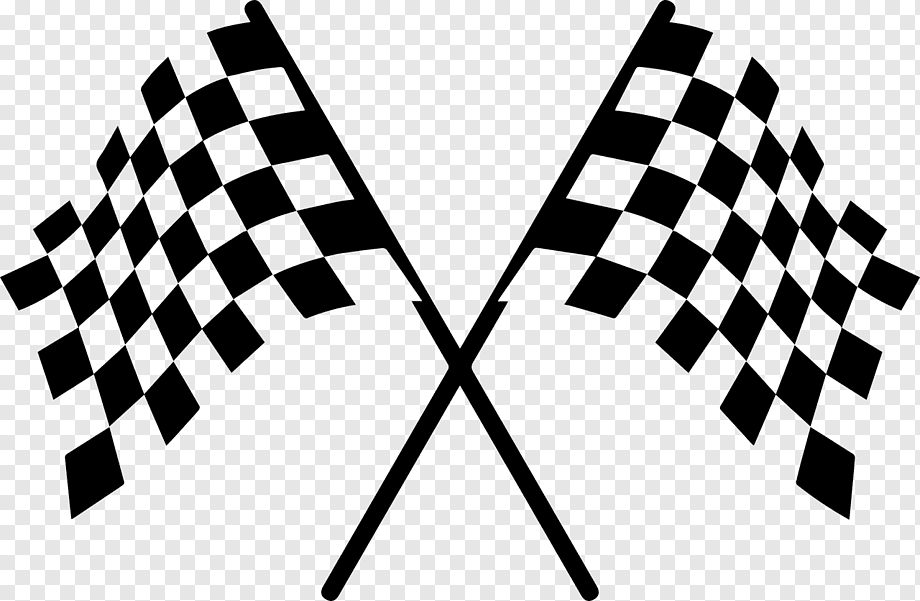
#> input picture pngimage.png, 920 x 601 px
$ python convert_image_to_arraey.py
#> lines starting #> are read from the running program, lines starting #| are printed output that depends on the picture
from PIL import Image
image = Image.open('pngimage.png')
#> image is the input picture: PIL image 920x601 P; min 0, max 255, mean 188.5

from numpy import asarray
data = asarray(image)
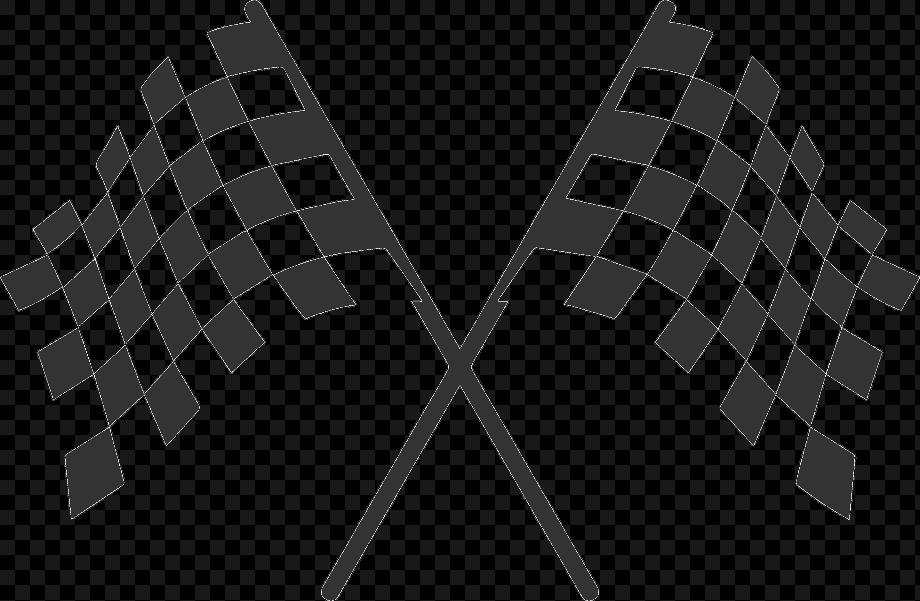
#> data: shape (601, 920); min 0, max 10, mean 0.947; drawn with min black and max white
print(data)
#> (printed output is left out)
